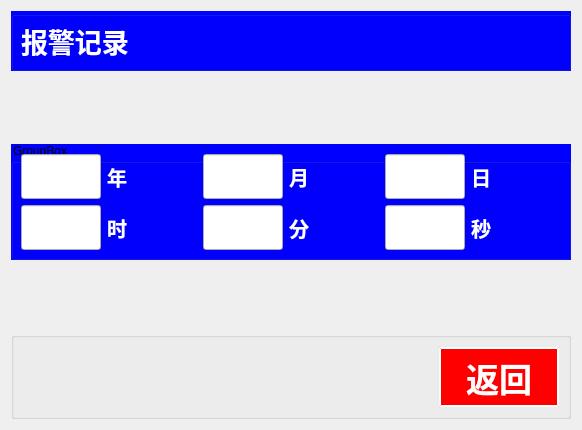
<?xml version="1.0" encoding="UTF-8"?>
<ui version="4.0">
 <class>Form_timeModify</class>
 <widget class="QWidget" name="Form_timeModify">
  <property name="geometry">
   <rect>
    <x>0</x>
    <y>0</y>
    <width>582</width>
    <height>430</height>
   </rect>
  </property>
  <property name="windowTitle">
   <string>Form</string>
  </property>
  <layout class="QGridLayout" name="gridLayout_4">
   <item row="0" column="0">
    <widget class="QGroupBox" name="groupBox">
     <property name="styleSheet">
      <string notr="true">QGroupBox{ background-color:rgb(0, 0, 255);} 
QGroupBox{ margin-top:0px;}
QGroupBox:title {margin-top: 0px;}</string>
     </property>
     <property name="title">
      <string/>
     </property>
     <layout class="QGridLayout" name="gridLayout_3">
      <item row="0" column="0">
       <widget class="QLabel" name="label">
        <property name="font">
         <font>
          <pointsize>20</pointsize>
          <weight>75</weight>
          <italic>false</italic>
          <bold>true</bold>
         </font>
        </property>
        <property name="styleSheet">
         <string notr="true">QLabel{color:rgb(255, 255, 255);}</string>
        </property>
        <property name="text">
         <string>报警记录</string>
        </property>
       </widget>
      </item>
      <item row="0" column="1">
       <spacer name="horizontalSpacer_3">
        <property name="orientation">
         <enum>Qt::Horizontal</enum>
        </property>
        <property name="sizeHint" stdset="0">
         <size>
          <width>190</width>
          <height>20</height>
         </size>
        </property>
       </spacer>
      </item>
     </layout>
    </widget>
   </item>
   <item row="1" column="0">
    <spacer name="verticalSpacer">
     <property name="orientation">
      <enum>Qt::Vertical</enum>
     </property>
     <property name="sizeHint" stdset="0">
      <size>
       <width>20</width>
       <height>53</height>
      </size>
     </property>
    </spacer>
   </item>
   <item row="2" column="0">
    <widget class="QGroupBox" name="groupBox_2">
     <property name="styleSheet">
      <string notr="true">QGroupBox{ background-color:rgb(0, 0, 255);} 
QGroupBox{ margin-top:0px;}
QGroupBox:title {margin-top: 0px;}</string>
     </property>
     <property name="title">
      <string>GroupBox</string>
     </property>
     <layout class="QGridLayout" name="gridLayout_2">
      <item row="1" column="0">
       <widget class="myLineEdit" name="lineEdit_5">
        <property name="minimumSize">
         <size>
          <width>80</width>
          <height>45</height>
         </size>
        </property>
        <property name="maximumSize">
         <size>
          <width>80</width>
          <height>45</height>
         </size>
        </property>
        <property name="font">
         <font>
          <pointsize>17</pointsize>
          <weight>75</weight>
          <bold>true</bold>
         </font>
        </property>
       </widget>
      </item>
      <item row="0" column="4">
       <widget class="myLineEdit" name="lineEdit_3">
        <property name="minimumSize">
         <size>
          <width>80</width>
          <height>45</height>
         </size>
        </property>
        <property name="maximumSize">
         <size>
          <width>80</width>
          <height>45</height>
         </size>
        </property>
        <property name="font">
         <font>
          <pointsize>17</pointsize>
          <weight>75</weight>
          <bold>true</bold>
         </font>
        </property>
       </widget>
      </item>
      <item row="0" column="3">
       <widget class="QLabel" name="label_4">
        <property name="font">
         <font>
          <pointsize>15</pointsize>
          <weight>75</weight>
          <bold>true</bold>
         </font>
        </property>
        <property name="styleSheet">
         <string notr="true">QLabel{color:rgb(255, 255, 255);}</string>
        </property>
        <property name="text">
         <string>月</string>
        </property>
       </widget>
      </item>
      <item row="1" column="5">
       <widget class="QLabel" name="label_7">
        <property name="font">
         <font>
          <pointsize>15</pointsize>
          <weight>75</weight>
          <bold>true</bold>
         </font>
        </property>
        <property name="styleSheet">
         <string notr="true">QLabel{color:rgb(255, 255, 255);}</string>
        </property>
        <property name="text">
         <string>秒</string>
        </property>
       </widget>
      </item>
      <item row="0" column="1">
       <widget class="QLabel" name="label_2">
        <property name="font">
         <font>
          <pointsize>15</pointsize>
          <weight>75</weight>
          <bold>true</bold>
         </font>
        </property>
        <property name="styleSheet">
         <string notr="true">QLabel{color:rgb(255, 255, 255);}</string>
        </property>
        <property name="text">
         <string>年</string>
        </property>
       </widget>
      </item>
      <item row="1" column="1">
       <widget class="QLabel" name="label_3">
        <property name="font">
         <font>
          <pointsize>15</pointsize>
          <weight>75</weight>
          <bold>true</bold>
         </font>
        </property>
        <property name="styleSheet">
         <string notr="true">QLabel{color:rgb(255, 255, 255);}</string>
        </property>
        <property name="text">
         <string>时</string>
        </property>
       </widget>
      </item>
      <item row="0" column="5">
       <widget class="QLabel" name="label_6">
        <property name="font">
         <font>
          <pointsize>15</pointsize>
          <weight>75</weight>
          <bold>true</bold>
         </font>
        </property>
        <property name="styleSheet">
         <string notr="true">QLabel{color:rgb(255, 255, 255);}</string>
        </property>
        <property name="text">
         <string>日</string>
        </property>
       </widget>
      </item>
      <item row="1" column="2">
       <widget class="myLineEdit" name="lineEdit_6">
        <property name="minimumSize">
         <size>
          <width>80</width>
          <height>45</height>
         </size>
        </property>
        <property name="maximumSize">
         <size>
          <width>80</width>
          <height>45</height>
         </size>
        </property>
        <property name="font">
         <font>
          <pointsize>17</pointsize>
          <weight>75</weight>
          <bold>true</bold>
         </font>
        </property>
       </widget>
      </item>
      <item row="0" column="0">
       <widget class="myLineEdit" name="lineEdit">
        <property name="minimumSize">
         <size>
          <width>80</width>
          <height>45</height>
         </size>
        </property>
        <property name="maximumSize">
         <size>
          <width>80</width>
          <height>45</height>
         </size>
        </property>
        <property name="font">
         <font>
          <pointsize>17</pointsize>
          <weight>75</weight>
          <bold>true</bold>
         </font>
        </property>
       </widget>
      </item>
      <item row="0" column="2">
       <widget class="myLineEdit" name="lineEdit_2">
        <property name="minimumSize">
         <size>
          <width>80</width>
          <height>45</height>
         </size>
        </property>
        <property name="maximumSize">
         <size>
          <width>80</width>
          <height>45</height>
         </size>
        </property>
        <property name="font">
         <font>
          <pointsize>17</pointsize>
          <weight>75</weight>
          <bold>true</bold>
         </font>
        </property>
       </widget>
      </item>
      <item row="1" column="4">
       <widget class="myLineEdit" name="lineEdit_4">
        <property name="minimumSize">
         <size>
          <width>80</width>
          <height>45</height>
         </size>
        </property>
        <property name="maximumSize">
         <size>
          <width>80</width>
          <height>45</height>
         </size>
        </property>
        <property name="font">
         <font>
          <pointsize>17</pointsize>
          <weight>75</weight>
          <bold>true</bold>
         </font>
        </property>
       </widget>
      </item>
      <item row="1" column="3">
       <widget class="QLabel" name="label_5">
        <property name="font">
         <font>
          <pointsize>15</pointsize>
          <weight>75</weight>
          <bold>true</bold>
         </font>
        </property>
        <property name="styleSheet">
         <string notr="true">QLabel{color:rgb(255, 255, 255);}</string>
        </property>
        <property name="text">
         <string>分</string>
        </property>
       </widget>
      </item>
     </layout>
    </widget>
   </item>
   <item row="3" column="0">
    <spacer name="verticalSpacer_2">
     <property name="orientation">
      <enum>Qt::Vertical</enum>
     </property>
     <property name="sizeHint" stdset="0">
      <size>
       <width>20</width>
       <height>52</height>
      </size>
     </property>
    </spacer>
   </item>
   <item row="4" column="0">
    <widget class="QGroupBox" name="groupBox_3">
     <property name="title">
      <string/>
     </property>
     <layout class="QGridLayout" name="gridLayout">
      <item row="0" column="0">
       <spacer name="horizontalSpacer">
        <property name="orientation">
         <enum>Qt::Horizontal</enum>
        </property>
        <property name="sizeHint" stdset="0">
         <size>
          <width>409</width>
          <height>20</height>
         </size>
        </property>
       </spacer>
      </item>
      <item row="0" column="1">
       <widget class="QPushButton" name="btn_Return">
        <property name="minimumSize">
         <size>
          <width>120</width>
          <height>60</height>
         </size>
        </property>
        <property name="maximumSize">
         <size>
          <width>120</width>
          <height>60</height>
         </size>
        </property>
        <property name="font">
         <font>
          <pointsize>25</pointsize>
          <weight>75</weight>
          <bold>true</bold>
         </font>
        </property>
        <property name="styleSheet">
         <string notr="true">QPushButton { background-color:rgb(255, 0, 0);} 
QPushButton:hover { background-color: rgb(255, 50, 0); }
QPushButton {color:rgb(255, 255, 255);
                             border-style: outset;
                           	border-width: 2px;
	                         border-color: white;}
</string>
        </property>
        <property name="text">
         <string>返回</string>
        </property>
       </widget>
      </item>
     </layout>
    </widget>
   </item>
  </layout>
 </widget>
 <customwidgets>
  <customwidget>
   <class>myLineEdit</class>
   <extends>QLineEdit</extends>
   <header>mylineedit.h</header>
  </customwidget>
 </customwidgets>
 <resources/>
 <connections>
  <connection>
   <sender>btn_Return</sender>
   <signal>clicked()</signal>
   <receiver>Form_timeModify</receiver>
   <slot>close()</slot>
   <hints>
    <hint type="sourcelabel">
     <x>503</x>
     <y>379</y>
    </hint>
    <hint type="destinationlabel">
     <x>290</x>
     <y>214</y>
    </hint>
   </hints>
  </connection>
 </connections>
</ui>
